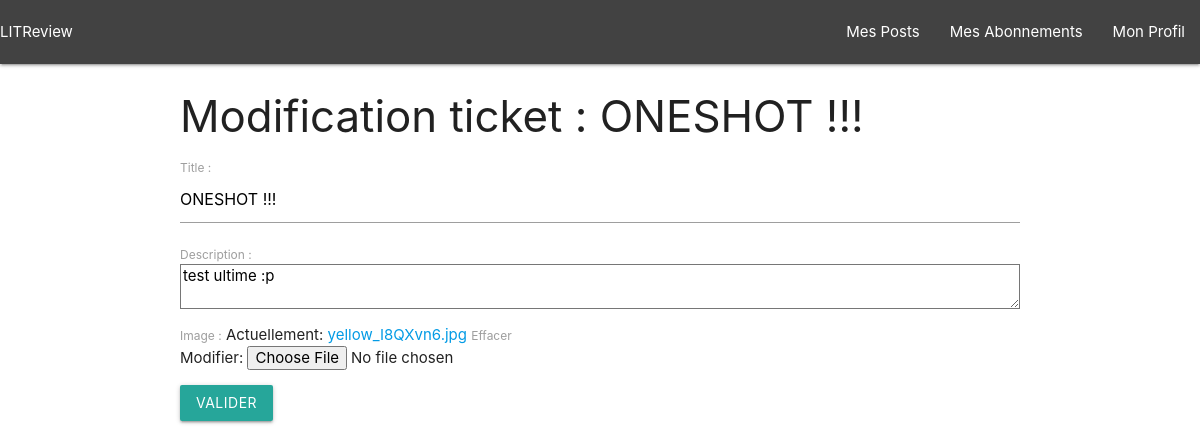
/ticket/16/edit/ (signed in), run on an earlier commit of the app's database.
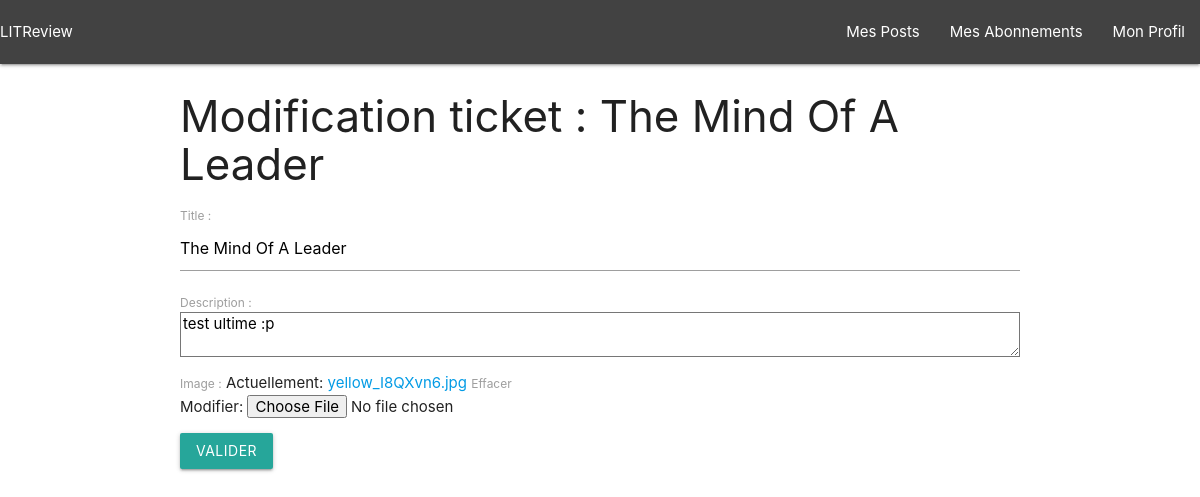
And on a later commit of the database.
### review/models.py (models this page shows, shortened)
class Ticket(models.Model):
    title = models.CharField(max_length=128)
    description = models.TextField(max_length=2048, blank=True)
    user = models.ForeignKey(to=settings.AUTH_USER_MODEL, on_delete=models.CASCADE)
    image = models.ImageField(null=True, blank=True)
    time_created = models.DateTimeField(auto_now_add=True)

### review/views.py (the view)
# urls.py: path("ticket/<int:ticket_id>/edit/", review.views.ticket_edit, name="ticket-edit"),
@login_required
def ticket_edit(request, ticket_id):
    ticket = Ticket.objects.get(id=ticket_id)
    if request.method == "POST":
        form = TicketForm(request.POST, request.FILES, instance=ticket)
        if form.is_valid():
            ticket = form.save()
            return redirect("ticket-list")
    else:
        form = TicketForm(instance=ticket)
        return render(
            request,
            "review/ticket_add.html",
            context={"form": form, "title": ticket.title},
        )

### review/forms.py
class TicketForm(forms.ModelForm):
    class Meta:
        model = Ticket
        fields = "__all__"
        exclude = ("user",)

### review/templates/review/ticket_add.html (shortened to what this page needs)
{% extends 'base.html' %}
{% block content %}
  <div class="container">
    {% if title %}
      <h3>Modification ticket : {{ title }}</h3>
    {% else %}
      <h3>Nouveau ticket</h3>
    {% endif %}
    <form action="" method="post" enctype="multipart/form-data">
      {{ form.as_p }}
      <input class="btn" type="submit" value="Valider" />
    </form>
  </div>
{% endblock %}

What changed in the data, as far as the page shows it:
changed Ticket "test ultime :p": title "ONESHOT !!!" → "The Mind Of A Leader"
